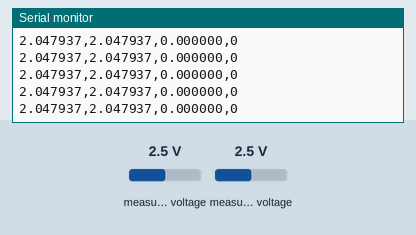
Bench run of a sketch on a simulated ESP32. Shown: the last lines printed to the serial monitor. Inputs (shaded band) come from the test bench; at power-on: measured voltage 2.5 V.

Above: at 2.2 s.
2.3 s: measured voltage (sensor 200) set to 0.1 V
At 2.64 s:
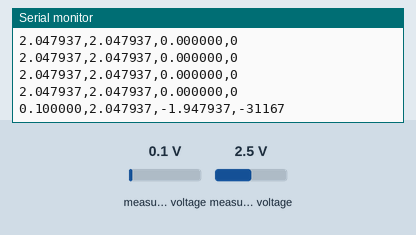
3.8 s: measured voltage (sensor 201) set to 0.1 V
At 4.06 s:
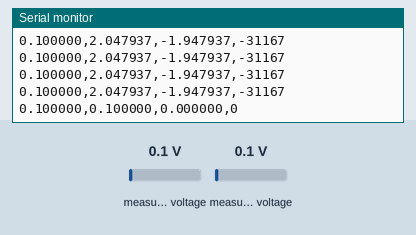
5.3 s: measured voltage (sensor 200) set to 1.2 V
At 5.48 s:
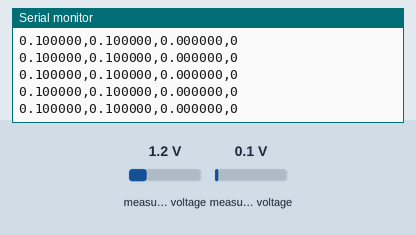
6.8 s: measured voltage (sensor 201) set to 1.2 V
At 6.9 s:
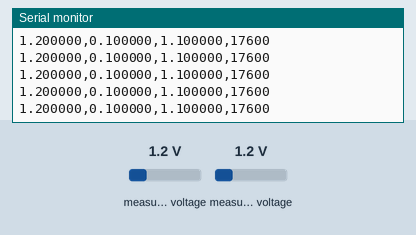
Timing chart, 0 to 9.3 s (numbered marks = the images above; inputs shaded):
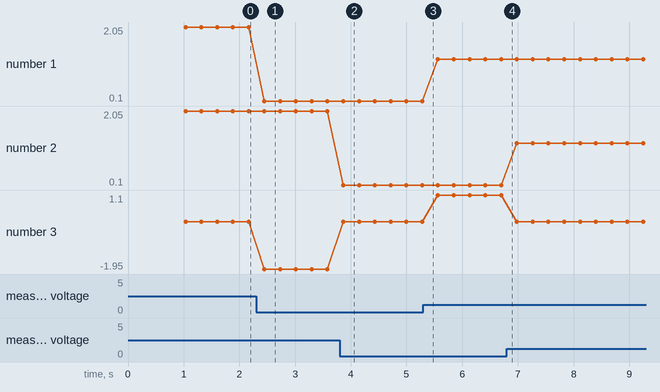

Measured:
- after the input at 2.3 s, the serial monitor: prints a new line after 0.15 s (image 1)
- after the input at 3.8 s, the serial monitor: prints a new line after 0.06 s (image 2)
- plotted number 1: 2.05 → 0.1 after the input at 2.3 s, 0.1 → 1.2 after the input at 5.3 s
- plotted number 3: 0 → -1.95 after the input at 2.3 s, 0 → 1.1 after the input at 5.3 s

The sketch:

01_Prueba_ADS1115.ino
```cpp
#include <Wire.h>
#include <Adafruit_ADS1X15.h>

#define SDA_PIN 8
#define SCL_PIN 9
#define ADS_ADDRESS 0x48  // ADDR del ADS1115 conectado a GND

Adafruit_ADS1115 ads;

void setup() {
  Serial.begin(115200);
  delay(1000);
  Wire.begin(SDA_PIN, SCL_PIN);
  Wire.setClock(100000);  // I2C conservador para la primera prueba

  if (!ads.begin(ADS_ADDRESS)) {
    Serial.println("ERROR: ADS1115 no detectado. Revise VDD, GND, SDA, SCL y ADDR.");
    while (true) delay(1000);
  }

  ads.setGain(GAIN_TWO);                 // +/-2.048 V
  ads.setDataRate(RATE_ADS1115_128SPS); // 128 conversiones/s nominales

  Serial.println("A0_V,A1_V,A0_A1_V,A0_A1_counts");
}

void loop() {
  int16_t a0 = ads.readADC_SingleEnded(0);
  int16_t a1 = ads.readADC_SingleEnded(1);
  int16_t diff = ads.readADC_Differential_0_1();

  Serial.print(ads.computeVolts(a0), 6);
  Serial.print(',');
  Serial.print(ads.computeVolts(a1), 6);
  Serial.print(',');
  Serial.print(ads.computeVolts(diff), 6);
  Serial.print(',');
  Serial.println(diff);

  delay(250);
}
```
